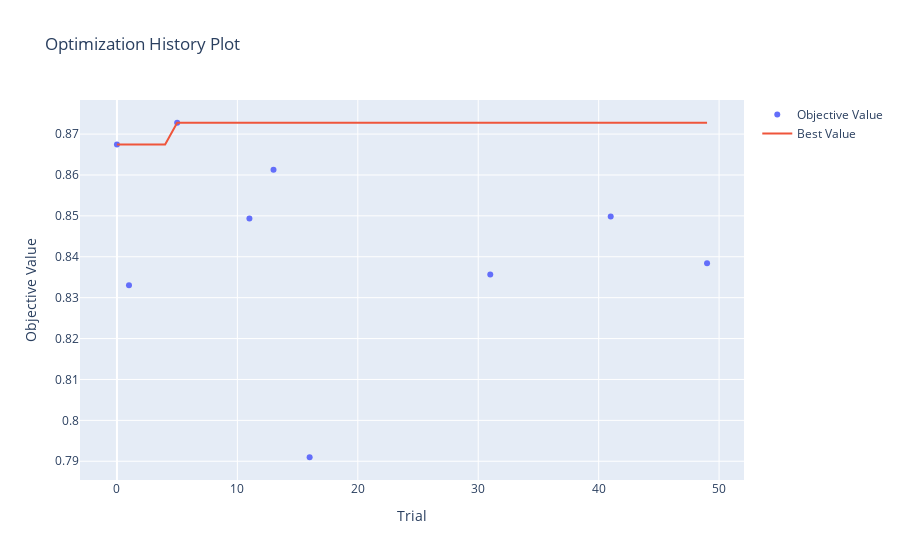

Source (notebook cell):
### Code cell
html_file_path = "./images/study_bilstm_doc2vec_optimize_history.html"
# Plot and save the optimization history plot as an HTML file
ov.plot_optimization_history(study_bilstm_doc2vec).write_html(html_file_path)
plot_optimization_history(study_bilstm_doc2vec)

### Figure 1 — Plotly figure (JSON) as saved in the notebook; plotly's stock layout.template omitted (floating-point values rounded to 4 significant figures)
{"data": [{"mode": "markers", "name": "Objective Value", "type": "scatter", "x": [0, 1, 5, 11, 13, 16, 31, 41, 49], "y": [0.8675, 0.8331, 0.8728, 0.8494, 0.8613, 0.791, 0.8356, 0.8499, 0.8384]}, {"mode": "lines", "name": "Best Value", "type": "scatter", "x": [0, 1, 2, 3, 4, 5, 6, 7, 8, 9, 10, 11, 12, 13, 14, 15, 16, 17, 18, 19, 20, 21, 22, 23, 24, 25, 26, 27, 28, 29, 30, 31, 32, 33, 34, 35, 36, 37, 38, 39, 40, 41, 42, 43, 44, 45, 46, 47, 48, 49], "y": [0.8675, 0.8675, 0.8675, 0.8675, 0.8675, 0.8728, 0.8728, 0.8728, 0.8728, 0.8728, 0.8728, 0.8728, 0.8728, 0.8728, 0.8728, 0.8728, 0.8728, 0.8728, 0.8728, 0.8728, 0.8728, 0.8728, 0.8728, 0.8728, 0.8728, 0.8728, 0.8728, 0.8728, 0.8728, 0.8728, 0.8728, 0.8728, 0.8728, 0.8728, 0.8728, 0.8728, 0.8728, 0.8728, 0.8728, 0.8728, 0.8728, 0.8728, 0.8728, 0.8728, 0.8728, 0.8728, 0.8728, 0.8728, 0.8728, 0.8728]}, {"marker": {"color": "#cccccc"}, "mode": "markers", "name": "Infeasible Trial", "showlegend": false, "type": "scatter", "x": [], "y": []}], "layout": {"title": {"text": "Optimization History Plot"}, "xaxis": {"title": {"text": "Trial"}}, "yaxis": {"title": {"text": "Objective Value"}}}}
